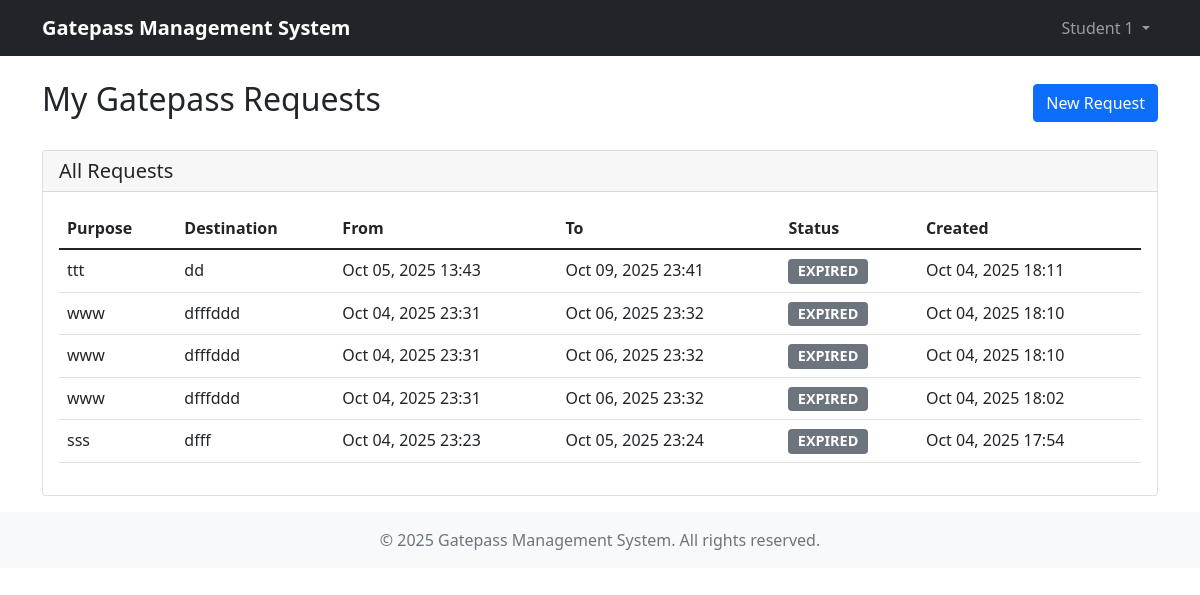
Before: /student/gatepasses/ (signed in) with the older database file.
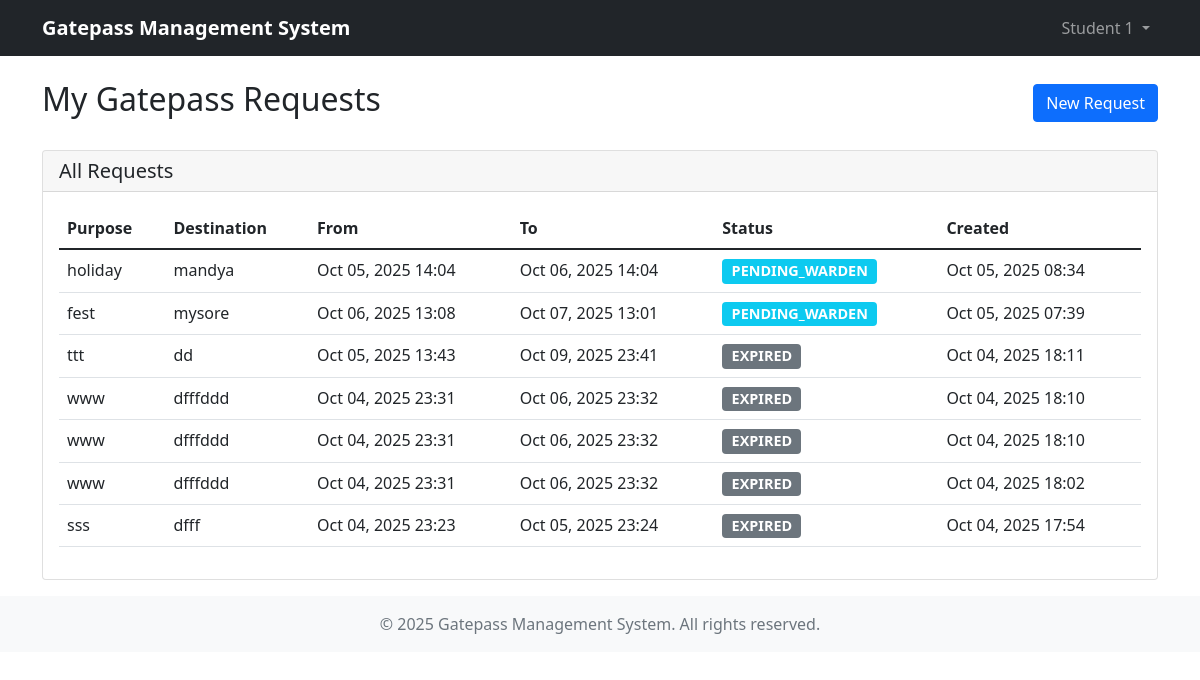
After: the same page with the newer database file.
### gatepass/models.py (models this page shows, shortened)
class Gatepass(models.Model):
    STATUS_CHOICES = [
        ("PENDING_PARENT", "Pending Parent Approval"),
        ("PENDING_WARDEN", "Pending Warden Approval"),
        ("APPROVED", "Approved"),
        ("REJECTED", "Rejected"),
        ("EXPIRED", "Expired"),
    ]
    id = models.UUIDField(primary_key=True, default=uuid.uuid4, editable=False)
    student = models.ForeignKey(Student, on_delete=models.CASCADE, related_name="gatepasses")
    purpose = models.CharField(max_length=255)
    destination = models.CharField(max_length=255)
    from_time = models.DateTimeField()
    to_time = models.DateTimeField()
    status = models.CharField(max_length=20, choices=STATUS_CHOICES, default="PENDING_PARENT")
    created_at = models.DateTimeField(auto_now_add=True)
    request_expires_at = models.DateTimeField(null=True, blank=True)
    actual_exit_time = models.DateTimeField(null=True, blank=True)
    actual_entry_time = models.DateTimeField(null=True, blank=True)
    audit = models.JSONField(default=list, blank=True)
    def get_status_color(self):
        return {
            'PENDING_PARENT': 'warning',
            'PENDING_WARDEN': 'info',
            'APPROVED': 'success',
            'REJECTED': 'danger',
            'EXPIRED': 'secondary',
        }.get(self.status, 'primary')

### gatepass/views.py (the view)
# urls.py: path('student/gatepasses/', StudentGatepassListView.as_view(), name='student-gatepass-list'),
class StudentGatepassListView(View):
    def get(self, request):
        student = request.user.profile.student
        gatepasses = Gatepass.objects.filter(student=student).order_by('-created_at')
        return render(request, 'student_gatepass_list.html', {'gatepasses': gatepasses})

### gatepass/context_processors.py (called while the page is built, shortened)
def user_role(request):
    if request.user.is_authenticated and hasattr(request.user, 'profile'):
        user_type = request.user.profile.user_type
        return {
            'user_role': user_type,
            'is_warden': user_type == 'WARDEN',
            'is_security': user_type == 'SECURITY',
            'is_student': user_type == 'STUDENT'
        }

### gatepass/templates/student_gatepass_list.html (shortened to what this page needs)
{% extends "base.html" %} {% load static %}  {% block content %}
<div class="container mt-4">
  <div class="row">
    <div class="col-12">
      <div class="d-flex justify-content-between align-items-center mb-4">
        <h2>My Gatepass Requests</h2>
        <a href="{% url 'student-request' %}" class="btn btn-primary">
           New Request
        </a>
      </div>
      <div class="card">
        <div class="card-header">
          <h5 class="mb-0">All Requests</h5>
        </div>
        <div class="card-body">
          <div class="table-responsive">
            <table class="table">
              <thead>
                <tr>
                  <th>Purpose</th>
                  <th>Destination</th>
                  <th>From</th>
                  <th>To</th>
                  <th>Status</th>
                  <th>Created</th>
                </tr>
              </thead>
              <tbody>
                {% for gatepass in gatepasses %}
                <tr>
                  <td>{{ gatepass.purpose }}</td>
                  <td>{{ gatepass.destination }}</td>
                  <td>{{ gatepass.from_time|date:"M d, Y H:i" }}</td>
                  <td>{{ gatepass.to_time|date:"M d, Y H:i" }}</td>
                  <td>
                    <span class="badge bg-{{ gatepass.get_status_color }}">
                      {{ gatepass.status }}
                    </span>
                  </td>
                  <td>{{ gatepass.created_at|date:"M d, Y H:i" }}</td>
                </tr>
                {% empty %}
                <tr>
                  <td colspan="6" class="text-center">
                    No gatepass requests found.
                  </td>
                </tr>
                {% endfor %}
              </tbody>
            </table>
          </div>
        </div>
      </div>
    </div>
  </div>
</div>
{% endblock %}

### gatepass/templates/base.html (shortened to what this page needs)
{% load static %}
<!DOCTYPE html>
<html lang="en">
  <head>
    <link
      href="https://cdn.jsdelivr.net/npm/bootstrap@5.1.3/dist/css/bootstrap.min.css"
      rel="stylesheet"
    />
  </head>
  <body>
    <nav class="navbar navbar-expand-lg navbar-dark bg-dark">
      <div class="container">
        <a class="navbar-brand" href="/">Gatepass Management System</a>
        <div class="collapse navbar-collapse" id="navbarNav">
          <ul class="navbar-nav">
            {% if user.is_authenticated %}
            <li class="nav-item dropdown">
              <a
                class="nav-link dropdown-toggle"
                href="#"
                id="navbarDropdown"
                role="button"
                data-bs-toggle="dropdown"
              >
                {{ user.get_full_name|default:user.username }}
              </a>
            </li>
            {% endif %}
          </ul>
        </div>
      </div>
    </nav>
    <main>
       {% block content %}{% endblock %}
    </main>
    <footer class="footer mt-auto py-3 bg-light">
      <div class="container text-center">
        <span class="text-muted"
          >© {% now "Y" %} Gatepass Management System. All rights reserved.</span
        >
      </div>
    </footer>
  </body>
</html>

### gatepass/templates/base.html (style rules this page uses)
.navbar-brand { font-weight: bold; }
.card { margin-bottom: 1rem; }
.badge { font-size: 0.9em; }

Changed rows visible on the page:
added Gatepass: purpose "holiday", destination "mandya", from_time "Oct 05, 2025 14:04", to_time "Oct 06, 2025 14:04", status "PENDING_WARDEN", created_at "Oct 05, 2025 08:34"
added Gatepass: purpose "fest", destination "mysore", from_time "Oct 06, 2025 13:08", to_time "Oct 07, 2025 13:01", status "PENDING_WARDEN", created_at "Oct 05, 2025 07:39"
